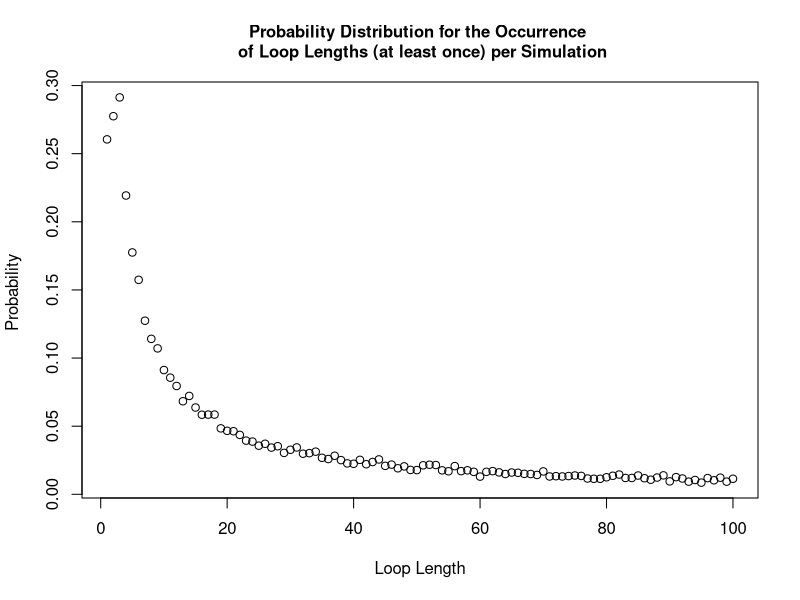

Write R code to recreate this figure.
#### Team Members:
# Fatima Kasenally (S2443602); Wenqi Ni (s1792412); Cameron Allan (S1748084)

#### address of github repo:
# https://github.com/niwq15/SP-Group-7-A2


#### Contributions

# Functions we each made versions of:
# Cameron - Strategy1, Strategy2, Strategy3, Pone, Pall, dloop
# Wenqi - Strategy1, Strategy2, Strategy3, Pone, Pall, dloop 
# Fatima - Strategy2, Pone, Pall, dloop 

# Further Details: 

# Cameron wrote the used Strategy 3 function and added an if statement to speed up the Pall function. 
# Some attempts were made to use arrays to write more efficient strategy functions but these were slower. 
# Other versions of Pone and Pall were also made but the final versions used were faster. 
# The dloop function written was not used as other members' dloops were better.


# Wenqi created the final versions of the functions Strategy 1, Strategy 2, Pone, Pall and the probability of no loop longer than 50 
# in a random reshuffling of cards. She wrote comments for these functions and those results. 
# She also provided a version of Strategy3, dloop function and the visualisation of the probabilities sensibly. 

# Fatima created an alternative version of Strategy 2 and pone. She created the final version of pall and dloop. 
# She also provided the sample solutions for various n and strategy combinations, and wrote comments to explain the results,
# generated the probability ditribution plot and returned the total probability of success for Strategy 1


#### Overview 
# This file holds the self-contained code to use stochastic simulation to study a generalised version of the famous '100 Prisoners Problem' 
# The problem is defined as follows: 
# Consider a prison containing 2n prisoners, each with a unique identification number ranging from 1 to 2n. 
# The prison has a room with 2n boxes, each uniquely numbered from 1 to 2n and each containing a single card. 
# These cards are each labelled with a unique number between 1 and 2n. 
# Each prisoner is allowed to open n boxes to find the card with their number.
# If all 2n prisoners successfully find their cards then they all go free. 
# After their turn,the prisoners are not allowed to communicate any new information from the boxes 
# to prisoners who have yet to take their turn.
# The room is returned to its original state after each prisoner’s go. 

# Firstly, we will show 3 strategies for the prisoners, then create a 'Pone' function to estimate 
# the probability of a single prisoner successfully finding their number, then use a 'Pall' function to 
# calculate the probability of all the prisoners finding their numbers. 
# Based on the results of the individual and joint success probabilities using different strategies, 
# we will give some comments about which strategy has the highest success probabilities for 
# both individuals and the collective. 

## Each function expressing the different strategies for opening boxes to find cards will require the same 
## input parameters : n,k,cards_num. Where n parameterises the 2n number of boxes, prisoner and cards in our problem.
## k is the prisoner's number and cards_num represents the random orders of cards placed in boxes.
## Uniform input parameters allows the implemented strategy to be a variable in each simulation as each strategy 
## function is interchangeable. This is required by functions 'Pone' and 'Pall'.


## Strategy 1:

## The Strategy1 function has inputs, n, k, and 'cards_num' (the card numbers indexed by the box numbers). 
## Each prisoner with their number 'k' starts at the k-th box which contains card b. If k is not equal to b, then the prisoner 
## goes to box b and opens it. The process will be repeated until they have either found the card k or opened n boxes without finding it
## The Strategy1 function will return 'TRUE' if the prisoner k will find their number within the n tries, otherwise it will return 'FALSE'.
Strategy1 <- function(n,k,cards_num) {
  #create an empty vector to store card numbers as they are read
  cards_picked <- rep(0, n) # the prisoner can read at most n cards
  cards_picked[1] <- cards_num[k] # start at the box with his number (k) on it 
  #for each of the remaining steps, first check if he has found his card number
  #if so, he will stop; if not, he will continue to read cards
  for (b in 2:n) {
    if (cards_picked[b-1] == k) {#if the prisoner k has found his number
      return(TRUE) #yes the prisoner has successfully found his card
      break # stop here and the prisoner will not open other boxes
    } else {#otherwise prisoner will open another box with the number of the last card
      cards_picked[b] <- cards_num[cards_picked[b-1]]
    }
  }
  #check whether he finds his number in the final step
  if (cards_picked[n] != k) { #if the final number is not his number
    return(FALSE) #prisoner has failed to find his card
  } else {#if the final number is equal to his number
    return(TRUE) #prisoner has successfully found his card
  }
}

## Strategy 2:

## The Strategy2 function has inputs, n, k, and cards_num.
## This strategy follows an identical procedure to strategy 1, except that the starting box is randomly selected
## The prisoner uses the card number in each box to pick his next box to open.
## The prisoner can open at most n boxes in order to find the card with their number on it.
## The Strategy2 function will return 'TRUE' if the prisoner k will find their number within the n tries, otherwise 'FALSE'.
Strategy2 <- function(n,k,cards_num) {
  #create an empty vector to store card numbers that have been read
  cards_picked <- rep(0, n) # the prisoner can read at most n cards
  cards_picked[1] <- sample(cards_num,1)# start at a randomly selected box 
  #for each of the remaining steps, firstly check whether he has found him number card
  #if so, he will stop; if not, he will continue to read cards
  for (b in 2:n) {
    if (cards_picked[b-1] == k) {#if the prisoner k has found his number
      return(TRUE)
      break #stop here and the prisoner will not open other boxes
    } else {#otherwise prisoner will open the box with number k
      cards_picked[b] <- cards_num[cards_picked[b-1]]
    }
  }
  #check whether he finds his number in the final step
  if (cards_picked[n] != k) { #if the final number is not his number
    return(FALSE)
  } else {#if the final number is equal to his number
    return(TRUE)
  }
} #The function returns TRUE/FALSE expressing that the prisoner has FOUND/FAILED TO FIND his card 

## Strategy 3:
## The Strategy3 function has inputs, n, k, and cards_num.
## The prisoner opens n boxes at random, without replacement and the prisoner will open n different boxes. 
## The Strategy3 function will return 'TRUE' if the prisoner k will find their number within the n tries, otherwise 'FALSE'.
Strategy3 <- function(n,k,cards_num){ 
  cards_picked <- sample(cards_num,n,replace=FALSE) # Randomly select n boxes from cards_num to open
  any(k == cards_picked) # check whether the prisoner's number appears in the selected card_num
} # End function


## 'Pone' is a function which estimates the probability of a prisoner, k, successfully finding their card number (k)
## within the n tries amongst 2n boxes (cards_num) in nreps simulated trials, using any one of the available strategies encoded above

Pone <- function(n,k,strategy,nreps) {
  # create an empty vector to store the outcome of each simulation as 1/0 = Success/ Failure to find his card
  success <- rep(0, nreps)
  for (i in 1:nreps) {
    # simulate the random order of card numbers
    cards_num <- sample(1:(2*n), 2*n, replace=FALSE)
    success[i] <- strategy(n,k,cards_num)
  }
  # return the frequentist probability of success as: 
  # total number of simulated successes / total number of simulations
  return(sum(success)/nreps)
}



## 'Pall' is a function to find the probability of all the 2n prisoners finding their cards in a single simulation
## and all being able to escape. All prisoners must use the same strategy. The probability is calculated by finding
## the total number of all prisoner successes and dividing by the number of simulations run (nreps).
## The Function then returns this probability vector as the output.


Pall <- function(n,strategy,nreps) {
  #create a vector to record the result of each simulation with default values of 1s
  num_success <- rep(1,nreps)
  for (i in 1:nreps) {#for each simulation
    #generate a random order of card numbers
    cards_num <- sample(1:(2*n), 2*n, replace=FALSE)
    #use the strategies to calculate whether each prisoner can find their correct number within n times
    for (k in 1:(2*n)) {
      result <- strategy(n,k,cards_num) # save the result of strategy for the k-th prisoner
      num_success[i] <- num_success[i] * result # if result is 1 keep 1 in the vector. If 0 change to 0.
      if (result == 0){ # stop if any prisoner does not escape, this cuts down simulation run-time
        break
      }
    }
  }
  # return the frequentist probability as: total number of simulated successes / total number of simulated trials
  return(sum(num_success)/nreps)
}

### Sample Results ###

### individual prisoner probabilities: 
### Pone takes args: n,k,strategy,nreps

Pone(5,5,Strategy1,10000)
Pone(50,50,Strategy1,10000)
# one prisoner & strategy 1: prob success ~ 50%  (for all n)

Pone(5,5,Strategy2,10000)
Pone(50,50,Strategy2,10000)
# one prisoner & strategy 2: prob success ~40%  (n=5) ~37%  (n>50)

Pone(5,5,Strategy3,10000)
Pone(50,50,Strategy3,10000)
# one prisoner & strategy 3: prob success ~50%  (for all n)

### joint probabilities for all prisoners as a collective:  
### Pall takes args: n,strategy,nreps


Pall(5,Strategy1,10000)
Pall(50,Strategy1,10000)
#10 prisoners & strategy 1: prob success ~35% (n=5)
#100 prisoners & strategy 1: prob success ~31% (n=50)

Pall(5,Strategy2,10000)
Pall(50,Strategy2,10000)
#10 prisoners & strategy 2: prob success ~0.01%  (n=5)
#100 prisoners & strategy 2: prob success ~0% (smaller than precision)  (n=50)

Pall(5,Strategy3,10000)
Pall(50,Strategy3,10000)
#10 prisoners & strategy 3: prob success ~0.1%  (n=5)
#100 prisoners & strategy 3: prob success ~0% (smaller than precision) (n=50)


## Remarks

## Strategy 1 and Strategy 3 have similar individual success probabilities of 50%. 
## Strategy 1 has much higher joint success probability of above 30%, while Strategy 3 only has 0%.
## It demonstrates that there is something intelligent in Strategy 1's design.
## Strategy 2 has a lower marginal probability for success than the others, and a joint probability close to 0. 

## More explanations
## For Strategy 1, consider the distribution of maximum loop lengths amongst the boxes and cards. The cycle of box and card numbers 
## must eventually return the prisoner to open a box with his card number inside if he is allowed to open as many boxes as he wants, 
## as the numbers used are part of a finite sequence. Thus, the high joint success probability can be calculated as the cumulative 
## probability of the maximum loop length being less than n, which we have determined to be approximately 31%

## For Strategy 2, the marginal probability is lower than 50% because the conditions for the prisoner's success are 1.the prisoner 
## select the correct loop with his card in it at random; 2.the loop he picks must also be shorter than n. 
## Our results show that the probability is about 37-40% (varies with n). The joint probability tends to 0 for the similar reason as strategy 3.

## For Strategy 3, the probability of finding their card every time they open a box is 1/2n and if he opens n boxes at random the 
## probability of finding his card is n/2n (=50%). For 2n prisoners all finding their cards in a simulation we multiply the independent 
## marginal probabilities to produce a joint probability of (0.5)^(2n), which tends to 0 as n increases. 



## dloop is a function which returns the probability distribution for the loop lengths occurring in a simulation 
## It takes the parameters n (to create 2n boxes) and nreps (to analyse the results of nreps simulations).
## The dloop function will return a 2n-vector, 'prob_vec_y', and prob_vec_y[i] shows the probability of loop length of i 
## occurring at least once in a random shuffling of cards to boxes.


## 'dloop' is a function which returns the probability distribution vector for each loop length occuring in a simulation.
## It takes the parameters n (making 2n boxes) and nreps (to make nreps simulations). In each simulation all the boxes 
## are opened and the lengths of all loops are counted. All the loop lengths are then tabulated and divided by nreps. 
## This creates a probability vector (prob_vec_y = probability of each loop length occurring at least once),
## this is the output of the function. 
dloop <- function(n, nreps) {
  each_loop_lengths <- c() #list to store the loop lengths generated by all simulations
  
  for (i in 1:nreps){ 
    #simulate a new set of boxes for each simulation
    cards_num <- sample(1 : (2*n), 2*n , replace=FALSE) 
    #store a list of closed boxes in each simulation
    unopened_boxes <- 1:(2*n)
    
    #store the unique loop lengths generated from each simulation 
    new_loop_lengths <- c()
    
    #scan for loops, (while more than 2 boxes are still closed, indexing breaks down for smaller loops)
    while (length(unopened_boxes) > 2 ){
      #pick the smallest number unopened box and store the value of the card inside 
      cards_picked <- cards_num[unopened_boxes[1]]
      
      #pick your next box according to your last card and scan each closed loop
      for (b in 2:length(unopened_boxes)){ #max loop length is the number of closed boxes
        #store the number of the latest card
        cards_picked <- c(cards_picked, cards_num[cards_picked[b-1]])
      }#end for 
      
      
      #scanning the last 2 boxes
      if (length(unopened_boxes) == 2 && cards_num[unopened_boxes[1]] == unopened_boxes[2]) {
        #we have found a 2 item long loop 
        new_loop_lengths <- c(new_loop_lengths, 2) 
      } else if ((length(unopened_boxes) == 2) && (cards_num[unopened_boxes[1]] == unopened_boxes[1])) {
        #we have found one or more loops with length 1
        new_loop_lengths <- c(new_loop_lengths, 1) 
      }
      
      #add your new loop length to your list 
      new_loop_lengths <- c(new_loop_lengths, length(unique(cards_picked))) 
      
      #remove the boxes opened 
      unopened_boxes <- setdiff(unopened_boxes,unique(cards_picked))
    } #end while 
    
    #store the uniquely occuring loop lengths from each simulation in a global simulation list 
    each_loop_lengths <- c(each_loop_lengths, unique(new_loop_lengths))
    
    
  } #end for 
  prob_vec_y <- tabulate(each_loop_lengths)/nreps #probability vector for the occurrence of each type of loop length 
  #function outputs the probability distribution 
  return(prob_vec_y)
  
}#end function




#testing the distribution for n=50
n = 50 
#variable storing our probability distribution using function dloop
prob_vec <- dloop(n, 10000)

##plotting the probability distribution
#create an x axis 
x_axis <- 1:length(prob_vec)
plot(x_axis, prob_vec, xlab = "Loop Length", ylab = "Probability ", main = "Probability Distribution for the Occurrence \n of Loop Lengths (at least once) per Simulation", cex.main = 1)

#output the probability distribution vector: 
cat("your probability vector for producing at least one loop of length i: \n", prob_vec, "\n")

## Note that 'no loop length longer than 50' indicates that the max loop length is 50. 
## P(no loop longer than 50) = 1 - P(there exist loop lengths larger than 50)
## Since the total loop lengths must sum to 2n, the loops of length greater than n can only occur once.
## It implies that P(loop length >n occurs at least once ) = P(loop length >n occurs exactly once ).
## Thus, P(there exist loop lengths larger than 50) is equal to the sum of P(there exists loop length i) where i ranges from 51 to 100. 

cat( "Probability of Strategy 1 succeeding: \n", 1 - sum(prob_vec[(n+1):(2*n)]), "\n this is also the probability of the maximum loop length being no more than n")
